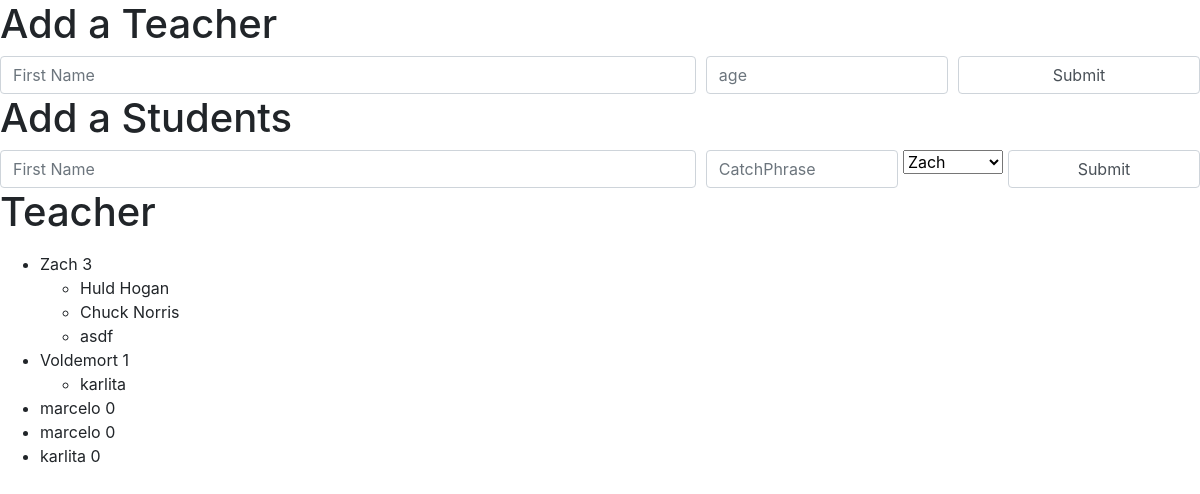
The page / on the database its author committed.
### one_to_many_app/models.py (models this page shows)
class Teacher(models.Model):
    name = models.TextField()
    age = models.IntegerField()
    created_at = models.DateTimeField(auto_now_add=True)
    updated_at = models.DateTimeField(auto_now=True)

class Student(models.Model):
    name = models.TextField()
    catchphrase = models.TextField()
    teacher = models.ForeignKey(Teacher, related_name="students",on_delete=models.CASCADE)
    created_at = models.DateTimeField(auto_now_add=True)
    updated_at = models.DateTimeField(auto_now=True)

### one_to_many_app/views.py (the view)
# urls.py: path('', views.index),
def index(request):
    context={
        'all_teacher':Teacher.objects.all()
    }
    return render(request,'index.html',context)

### one_to_many_app/templates/index.html (shortened to what this page needs)
<!doctype html>
<html lang="en">
  <head>
    <link rel="stylesheet" href="https://stackpath.bootstrapcdn.com/bootstrap/4.3.1/css/bootstrap.min.css">
  </head>
  <body>
      <h1>Add a Teacher</h1>
      <form action="/process_teacher" method="POST" >
        <div class="form-row">
        <div class="col-7">
            <input type="text" name="first_name" class="form-control" placeholder="First Name">
        </div>
        <div class="col">
            <input type="text" name="age" class="form-control" placeholder="age">
        </div>
        <div class="col">
            <input type="submit" class="form-control" value="Submit">
        </div>
        </div>
    </form>
    <h1>Add a Students</h1>
    <form action="/process_student" method="POST" >
        <div class="form-row">
        <div class="col-7">
            <input type="text" name="first_name" class="form-control" placeholder="First Name">
        </div>
        <div class="col">
            <input type="text" name="catch" class="form-control" placeholder="CatchPhrase">
        </div>
        <div class="dropdown">
            <select name="teacher_name">
                {% for teacher in all_teacher %}
                    <option value="{{teacher.id}}">{{teacher.name}}</option>
                {% endfor %}
            </select>
        </div>
        <div class="col">
            <input type="submit" class="form-control" value="Submit">
        </div>
        </div>
    </form>
    <h1 class="table table-striped"> Teacher</h1>
        <ul>
            {% for teacher in all_teacher %}
                <li scope="col" value="{{teacher.id}}">{{teacher.name}} {{teacher.students.count}}</li>
            <ul>
                {% for student in teacher.students.all %}
                    <li scope="col" >{{student.name}}</li>
                    {%endfor%}
            </ul>
            {%endfor%}
        </ul>
  </body>
</html>

### rows shown on the page
Teacher: name "Zach", students.count "3"
Student: name "Huld Hogan"
Student: name "Chuck Norris"
Student: name "asdf"
Teacher: name "Voldemort", students.count "1"
Student: name "karlita"
Teacher: name "marcelo", students.count "0"
Teacher: name "marcelo", students.count "0"
Teacher: name "karlita", students.count "0"

### other values the page prints
form field teacher_name "Zach"
